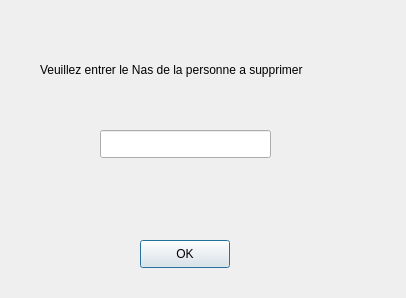
<?xml version="1.0" encoding="UTF-8"?>
<ui version="4.0">
 <class>SupprimerPersonne</class>
 <widget class="QDialog" name="SupprimerPersonne">
  <property name="geometry">
   <rect>
    <x>0</x>
    <y>0</y>
    <width>406</width>
    <height>298</height>
   </rect>
  </property>
  <property name="windowTitle">
   <string>SupprimerPersonne</string>
  </property>
  <widget class="QLabel" name="label">
   <property name="geometry">
    <rect>
     <x>40</x>
     <y>60</y>
     <width>321</width>
     <height>20</height>
    </rect>
   </property>
   <property name="text">
    <string>Veuillez entrer le Nas de la personne a supprimer</string>
   </property>
  </widget>
  <widget class="QLineEdit" name="nas">
   <property name="geometry">
    <rect>
     <x>100</x>
     <y>130</y>
     <width>171</width>
     <height>28</height>
    </rect>
   </property>
  </widget>
  <widget class="QPushButton" name="ok">
   <property name="geometry">
    <rect>
     <x>140</x>
     <y>240</y>
     <width>90</width>
     <height>28</height>
    </rect>
   </property>
   <property name="text">
    <string>OK</string>
   </property>
  </widget>
 </widget>
 <resources/>
 <connections>
  <connection>
   <sender>ok</sender>
   <signal>clicked()</signal>
   <receiver>SupprimerPersonne</receiver>
   <slot>validation()</slot>
   <hints>
    <hint type="sourcelabel">
     <x>184</x>
     <y>253</y>
    </hint>
    <hint type="destinationlabel">
     <x>202</x>
     <y>148</y>
    </hint>
   </hints>
  </connection>
 </connections>
 <slots>
  <slot>validation()</slot>
 </slots>
</ui>
